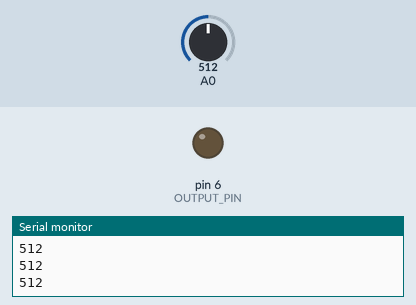
A sketch run on a simulated Arduino Uno, built with avr-gcc and run on an emulated ATmega328P. Shown: output pins drawn as LEDs (lit = HIGH), the last lines printed to the serial monitor. The inputs (shaded band) are chosen by the test bench; at power-on: A0 = 512.

Above: at 1.2 s.
1.3 s: A0 set to 165
2.8 s: A0 set to 144
At 3.3 s:
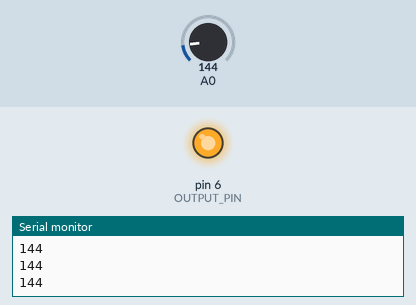
4.3 s: A0 set to 160
At 5.6 s:
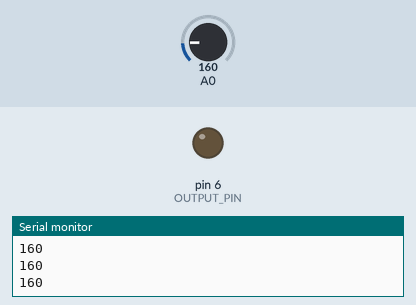
5.9 s: A0 set to 140
At 7.1 s:
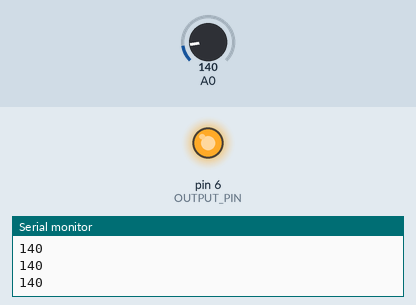
Timing chart, 0 to 8.5 s (numbered marks = the images above; inputs shaded):
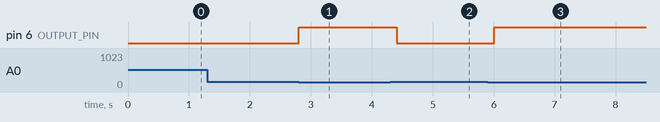

Measured:
- the behaviour switches between 150 and 149 on A0 (found by bisection; images 0 and 1)
- after the input at 2.8 s, pin 6 (OUTPUT_PIN): LOW → HIGH at once
- after the input at 4.3 s, pin 6 (OUTPUT_PIN): HIGH → LOW after 0.11 s
- after the input at 5.9 s, pin 6 (OUTPUT_PIN): LOW → HIGH after 0.11 s

The sketch:

SerialWrite.ino
```cpp
#define OUTPUT_PIN 6
#define LIGHT_THRESHOLD 150

void setup() {
  pinMode( OUTPUT_PIN, OUTPUT );
  Serial.begin(9600);// initialize serial communication at 9600 bits per second:
}

void loop() {
  int sensorValue = analogRead(A0);

  if ( sensorValue < LIGHT_THRESHOLD )
    digitalWrite( OUTPUT_PIN, HIGH );
  else
    digitalWrite( OUTPUT_PIN, LOW );

  Serial.println(sensorValue); // Print light value to serial
  delay(200);        // delay in between reads for stability
}
```
